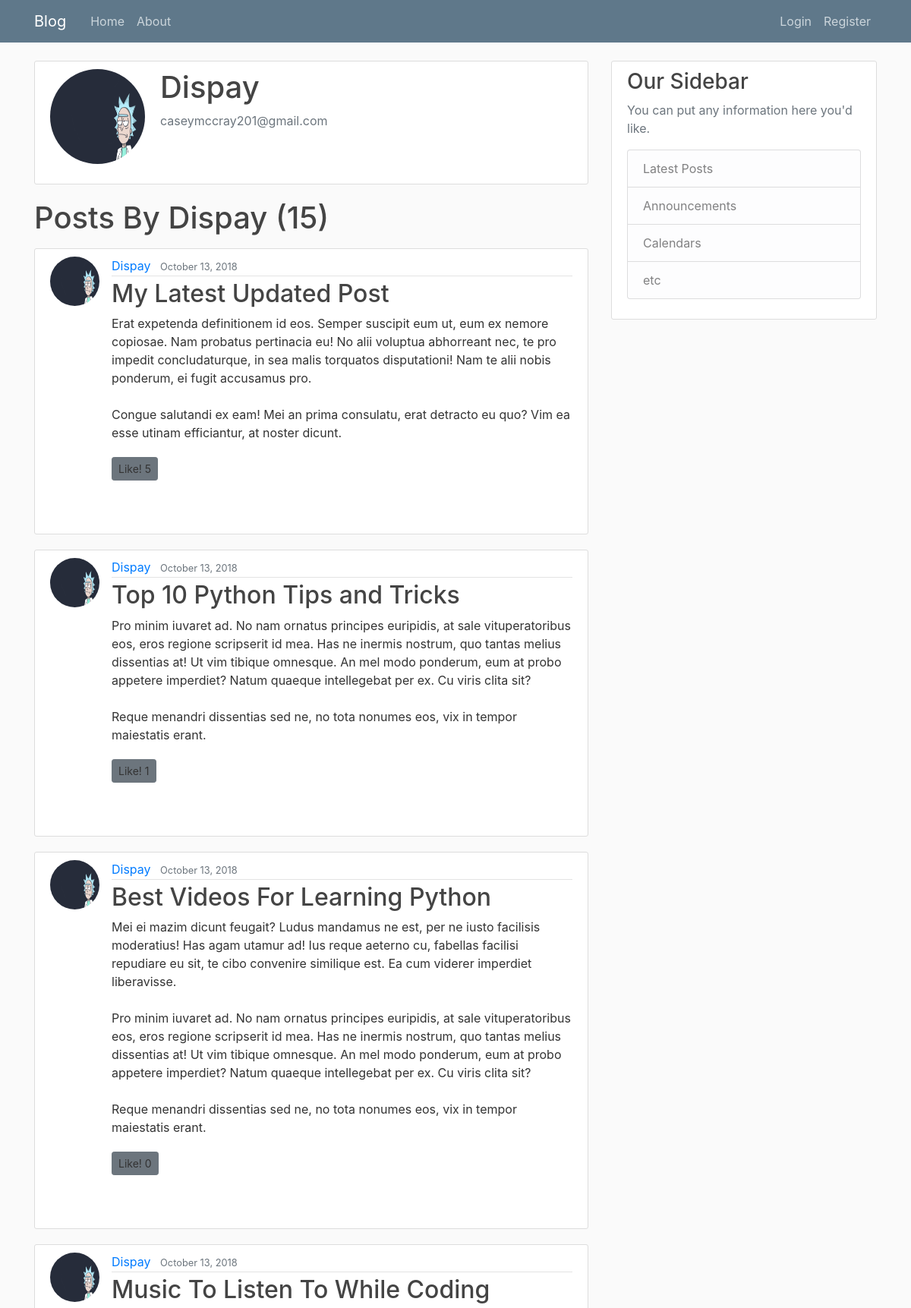
Page /user/Dispay (upper part) on the earlier database version.
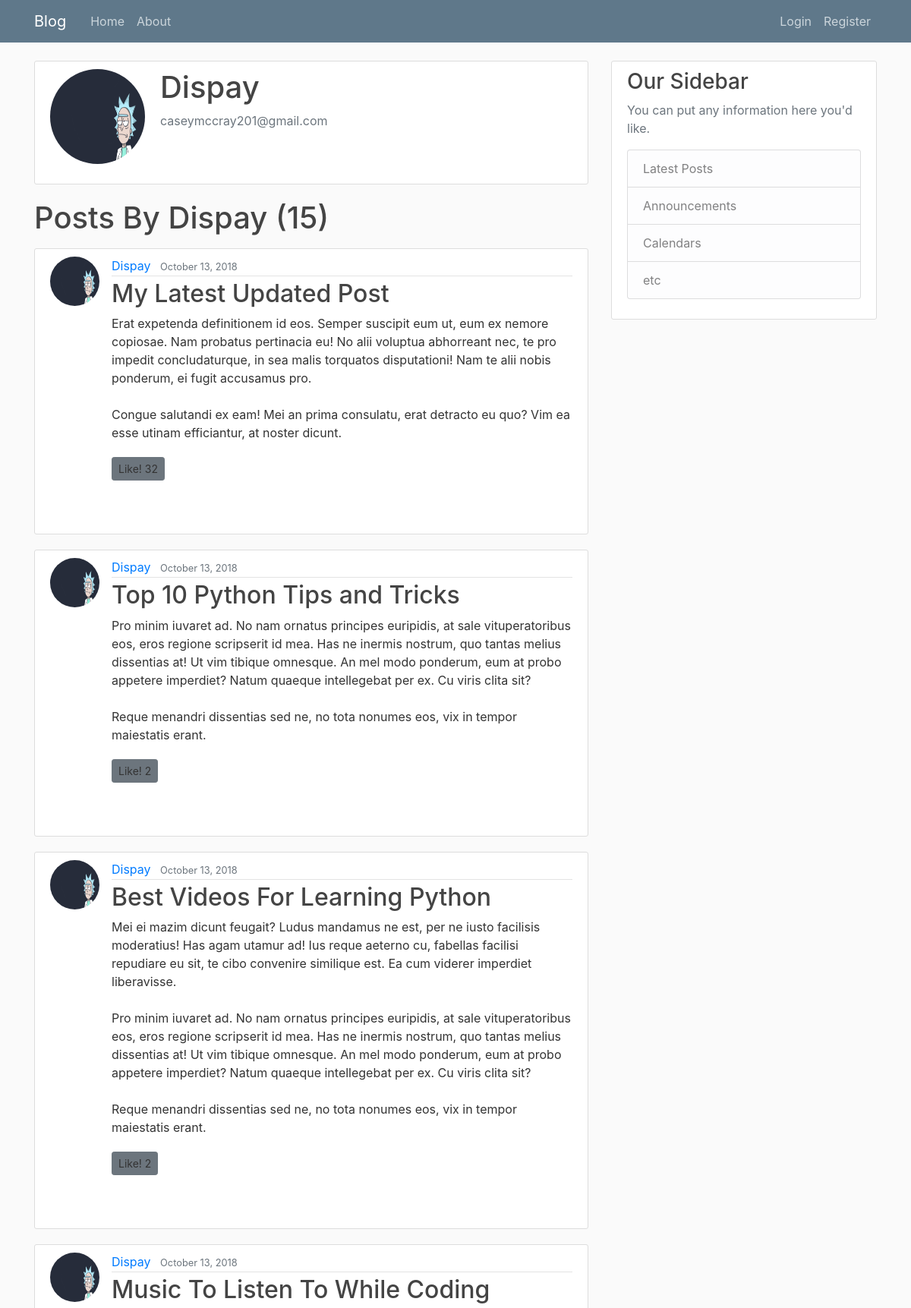
Same page on the later database version.
### blog/models.py (models this page shows, shortened)
class Post(models.Model):
    title = models.CharField(max_length=100)
    content = models.TextField() #unrestricted size
    date_posted = models.DateTimeField(default=timezone.now)
    author = models.ForeignKey(User, on_delete=models.CASCADE)
    likes = models.IntegerField(default=0)
    comment = models.ManyToManyField(Comment, blank=True)

### users/models.py (models this page shows, shortened)
class Profile(models.Model):
    user = models.OneToOneField(User, on_delete=models.CASCADE)
    image = models.ImageField(default='default.jpg', upload_to='profile_pics')
    bio = models.TextField()

### blog/views.py (the view)
# urls.py: path('user/<username>', UserPostListView.as_view(), name = 'user-post'),
class UserPostListView(ListView):
    model = Post
    template_name = 'blog/user_post.html'    # app/model_viewtype.html
    context_object_name = 'posts'
    paginate_by = 5
    def get_queryset(self):
        user = get_object_or_404(User, username=self.kwargs.get('username'))
        post = Post.objects.filter(author=user).order_by('-date_posted')
        return post
    def get_context_data(self, **kwargs):
        user = get_object_or_404(User, username=self.kwargs.get('username'))
        posts = list(Post.objects.filter(author=user))
        context = super(UserPostListView, self).get_context_data(**kwargs)
        context['tags'] = User.objects.filter(username=self.kwargs.get('username'))[0]
        return context

### blog/templates/blog/user_post.html (shortened to what this page needs)
{% extends "blog/base.html" %}
{% block content %}
  <div class="content-section">
    <div class="media">
      <img class="rounded-circle account-img" src="{{ tags.profile.image.url }}">
      <div class="media-body">
        <h2 class="account-heading">{{ tags.username }}</h2>
        <p class="text-secondary">{{ tags.email }}</p>
      </div>
    </div>
  </div>
  <h1 class="mb-3">Posts By {{ view.kwargs.username }} ({{ page_obj.paginator.count }})</h1>
  {% for post in posts %}
    <article class="media content-section">
     <img class="rounded-circle article-img" src="{{ post.author.profile.image.url }}" alt="">
      <div class="media-body">
        <div class="article-metadata">
          <a class="mr-2" href="{% url 'user-post' post.author.username %}">{{ post.author }}</a>
          <small class="text-muted">{{ post.date_posted|date:'F d, Y' }}</small>
        </div>
        <h2><a class="article-title" href="{% url 'post-detail' post.id %}">{{ post.title }}</a></h2>
        <p class="article-content">{{ post.content }}</p>
        <a class="btn btn-secondary btn-sm mt-1 mb-1" onclick="like({{post.id}})">Like! <span id="likes{{post.id}}">{{post.likes}}</span></a>
        <p class="article-content">
        </p>
      </div>
    </article>
  {% endfor %}
{% endblock content %}

Differences in the rows shown:
changed Post "My Latest Updated Post": likes "5" → "32"
changed Post "Top 10 Python Tips and Tricks": likes "1" → "2"
changed Post "Best Videos For Learning Python": likes "0" → "2"
